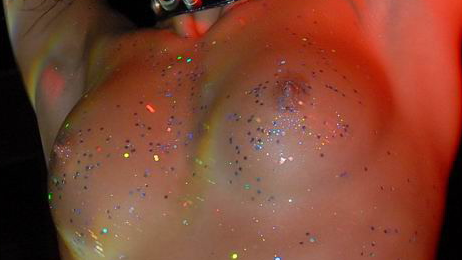
%> input picture _src.bmp, 462 x 260 px
$ octave run.m   (GNU Octave 9; MATLAB toolbox functions it lacks are replaced by stand-ins)
%> lines starting %> are read from the running program, lines starting %| are printed output that depends on the picture
### unblurf.m
function unblurf(srcname,destname,wname,val)
%> called with srcname = 'c:\\work\\karvin\\_src.bmp', destname = 'c:\\work\\karvin\\_dest.bmp', wname = 'db4', val = 0.02
TX=double(imread(srcname,'bmp'))./256;
size(TX)
%> ans = [260 462 3]
t1(:,:)=TX(:,:,1);
t2(:,:)=TX(:,:,2);
t3(:,:)=TX(:,:,3);
size(t1)
%> ans = [260 462]
size(t2)
%> ans = [260 462]
size(t3)
%> ans = [260 462]
m=val;
disp('1st color');
[a1,h1,v1,d1]=dwt2(t1,wname);
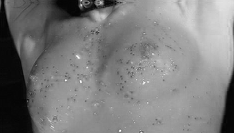
%> a1: size 133x234 double; min -0.0413, max 2.05, mean 0.988; drawn with min black and max white
size(a1)
%> ans = [133 234]
size(h1)
%> ans = [133 234]
size(v1)
%> ans = [133 234]
size(d1)
h1=h1.*m;
v1=v1.*m;
d1=d1.*m;
disp('2nd color');
[a2,h2,v2,d2]=dwt2(t2,wname);
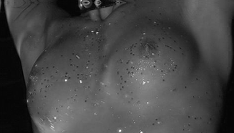
%> a2: size 133x234 double; min -0.0486, max 2.04, mean 0.53; drawn with min black and max white
size(a1)
size(h1)
size(v1)
size(d1)
h2=h2.*m;
v2=v2.*m;
d2=d2.*m;
disp('3d color');
[a3,h3,v3,d3]=dwt2(t3,wname);
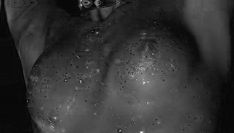
%> a3: size 133x234 double; min -0.0658, max 2.13, mean 0.384; drawn with min black and max white
size(a1)
size(h1)
size(v1)
size(d1)
h3=h3.*m;
v3=v3.*m;
d3=d3.*m;

disp('\n\n/n/n   idwt');
tt=idwt2(a3,h3,v3,d3,wname);
disp('----------');
TX3(:,:,3)=tt;
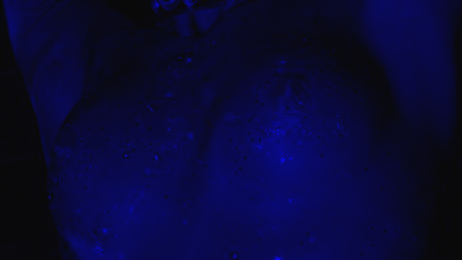
%> TX3: size 260x462x3 double; mean R, G, B 0, 0, 0.195; drawn with min black and max white
size(TX3)
tt=idwt2(a2,h2,v2,d2,wname);
TX3(:,:,2)=tt;
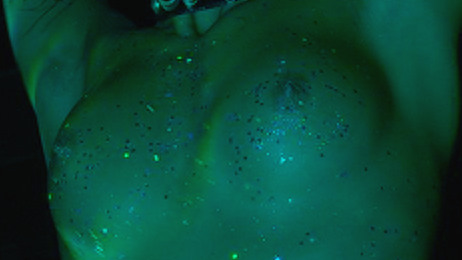
%> TX3: size 260x462x3 double; mean R, G, B 0, 0.269, 0.195; drawn with min black and max white
tt=idwt2(a1,h1,v1,d1,wname);
TX3(:,:,1)=tt;

 imwrite(uint8(TX3*256),destname,'bmp');

### run.m
unblurf('c:\\work\\karvin\\_src.bmp','c:\\work\\karvin\\_dest.bmp','db4',0.02)
unblurf('c:\\work\\karvin\\_dest.bmp','c:\\work\\karvin\\_dest2.bmp','db4',0.8/0.02)
%> call 2 of unblurf, with srcname = 'c:\\work\\karvin\\_dest.bmp', destname = 'c:\\work\\karvin\\_dest2.bmp', wname = 'db4', val = 40
%> in unblurf (call 2), `[a1,h1,v1,d1]=dwt2(t1,wname);`:
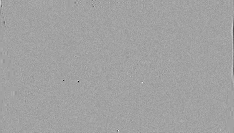
%> v1: size 133x234 double; min -0.0413, max 0.0238, mean -1e-06; drawn with min black and max white
%> in unblurf (call 2), `[a1,h1,v1,d1]=dwt2(t1,wname);`:
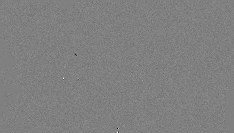
%> d1: size 133x234 double; min -0.0283, max 0.0279, mean -1.54e-06; drawn with min black and max white
